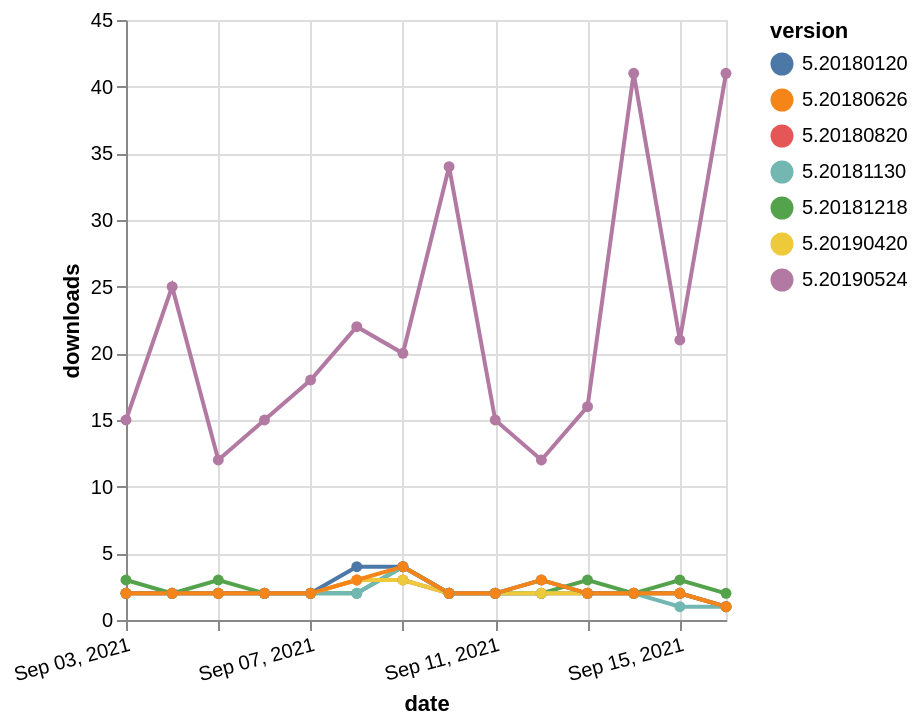

Write a Vega-Lite specification for this figure.
### Vega-Lite specification from a JSON file in a GitHub repository (floating-point values rounded to 4 significant figures)
{"$schema": "https://vega.github.io/schema/vega-lite/v5.json", "description": "A simple bar chart with embedded data.", "data": {"values": [{"date": "2021-09-03", "total": 6122, "delta": 2, "version": "5.20180820"}, {"date": "2021-09-04", "total": 6124, "delta": 2, "version": "5.20180820"}, {"date": "2021-09-05", "total": 6126, "delta": 2, "version": "5.20180820"}, {"date": "2021-09-06", "total": 6128, "delta": 2, "version": "5.20180820"}, {"date": "2021-09-07", "total": 6130, "delta": 2, "version": "5.20180820"}, {"date": "2021-09-08", "total": 6133, "delta": 3, "version": "5.20180820"}, {"date": "2021-09-09", "total": 6136, "delta": 3, "version": "5.20180820"}, {"date": "2021-09-10", "total": 6138, "delta": 2, "version": "5.20180820"}, {"date": "2021-09-11", "total": 6140, "delta": 2, "version": "5.20180820"}, {"date": "2021-09-12", "total": 6142, "delta": 2, "version": "5.20180820"}, {"date": "2021-09-13", "total": 6144, "delta": 2, "version": "5.20180820"}, {"date": "2021-09-14", "total": 6146, "delta": 2, "version": "5.20180820"}, {"date": "2021-09-15", "total": 6148, "delta": 2, "version": "5.20180820"}, {"date": "2021-09-16", "total": 6149, "delta": 1, "version": "5.20180820"}, {"date": "2021-09-03", "total": 7807, "delta": 3, "version": "5.20181218"}, {"date": "2021-09-04", "total": 7809, "delta": 2, "version": "5.20181218"}, {"date": "2021-09-05", "total": 7812, "delta": 3, "version": "5.20181218"}, {"date": "2021-09-06", "total": 7814, "delta": 2, "version": "5.20181218"}, {"date": "2021-09-07", "total": 7816, "delta": 2, "version": "5.20181218"}, {"date": "2021-09-08", "total": 7818, "delta": 2, "version": "5.20181218"}, {"date": "2021-09-09", "total": 7822, "delta": 4, "version": "5.20181218"}, {"date": "2021-09-10", "total": 7824, "delta": 2, "version": "5.20181218"}, {"date": "2021-09-11", "total": 7826, "delta": 2, "version": "5.20181218"}, {"date": "2021-09-12", "total": 7828, "delta": 2, "version": "5.20181218"}, {"date": "2021-09-13", "total": 7831, "delta": 3, "version": "5.20181218"}, {"date": "2021-09-14", "total": 7833, "delta": 2, "version": "5.20181218"}, {"date": "2021-09-15", "total": 7836, "delta": 3, "version": "5.20181218"}, {"date": "2021-09-16", "total": 7838, "delta": 2, "version": "5.20181218"}, {"date": "2021-09-03", "total": 40751, "delta": 15, "version": "5.20190524"}, {"date": "2021-09-04", "total": 40776, "delta": 25, "version": "5.20190524"}, {"date": "2021-09-05", "total": 40788, "delta": 12, "version": "5.20190524"}, {"date": "2021-09-06", "total": 40803, "delta": 15, "version": "5.20190524"}, {"date": "2021-09-07", "total": 40821, "delta": 18, "version": "5.20190524"}, {"date": "2021-09-08", "total": 40843, "delta": 22, "version": "5.20190524"}, {"date": "2021-09-09", "total": 40863, "delta": 20, "version": "5.20190524"}, {"date": "2021-09-10", "total": 40897, "delta": 34, "version": "5.20190524"}, {"date": "2021-09-11", "total": 40912, "delta": 15, "version": "5.20190524"}, {"date": "2021-09-12", "total": 40924, "delta": 12, "version": "5.20190524"}, {"date": "2021-09-13", "total": 40940, "delta": 16, "version": "5.20190524"}, {"date": "2021-09-14", "total": 40981, "delta": 41, "version": "5.20190524"}, {"date": "2021-09-15", "total": 41002, "delta": 21, "version": "5.20190524"}, {"date": "2021-09-16", "total": 41043, "delta": 41, "version": "5.20190524"}, {"date": "2021-09-03", "total": 2181, "delta": 2, "version": "5.20181130"}, {"date": "2021-09-04", "total": 2183, "delta": 2, "version": "5.20181130"}, {"date": "2021-09-05", "total": 2185, "delta": 2, "version": "5.20181130"}, {"date": "2021-09-06", "total": 2187, "delta": 2, "version": "5.20181130"}, {"date": "2021-09-07", "total": 2189, "delta": 2, "version": "5.20181130"}, {"date": "2021-09-08", "total": 2191, "delta": 2, "version": "5.20181130"}, {"date": "2021-09-09", "total": 2195, "delta": 4, "version": "5.20181130"}, {"date": "2021-09-10", "total": 2197, "delta": 2, "version": "5.20181130"}, {"date": "2021-09-11", "total": 2199, "delta": 2, "version": "5.20181130"}, {"date": "2021-09-12", "total": 2201, "delta": 2, "version": "5.20181130"}, {"date": "2021-09-13", "total": 2203, "delta": 2, "version": "5.20181130"}, {"date": "2021-09-14", "total": 2205, "delta": 2, "version": "5.20181130"}, {"date": "2021-09-15", "total": 2206, "delta": 1, "version": "5.20181130"}, {"date": "2021-09-16", "total": 2207, "delta": 1, "version": "5.20181130"}, {"date": "2021-09-03", "total": 2562, "delta": 2, "version": "5.20190420"}, {"date": "2021-09-04", "total": 2564, "delta": 2, "version": "5.20190420"}, {"date": "2021-09-05", "total": 2566, "delta": 2, "version": "5.20190420"}, {"date": "2021-09-06", "total": 2568, "delta": 2, "version": "5.20190420"}, {"date": "2021-09-07", "total": 2570, "delta": 2, "version": "5.20190420"}, {"date": "2021-09-08", "total": 2573, "delta": 3, "version": "5.20190420"}, {"date": "2021-09-09", "total": 2576, "delta": 3, "version": "5.20190420"}, {"date": "2021-09-10", "total": 2578, "delta": 2, "version": "5.20190420"}, {"date": "2021-09-11", "total": 2580, "delta": 2, "version": "5.20190420"}, {"date": "2021-09-12", "total": 2582, "delta": 2, "version": "5.20190420"}, {"date": "2021-09-13", "total": 2584, "delta": 2, "version": "5.20190420"}, {"date": "2021-09-14", "total": 2586, "delta": 2, "version": "5.20190420"}, {"date": "2021-09-15", "total": 2588, "delta": 2, "version": "5.20190420"}, {"date": "2021-09-16", "total": 2589, "delta": 1, "version": "5.20190420"}, {"date": "2021-09-03", "total": 3531, "delta": 2, "version": "5.20180120"}, {"date": "2021-09-04", "total": 3533, "delta": 2, "version": "5.20180120"}, {"date": "2021-09-05", "total": 3535, "delta": 2, "version": "5.20180120"}, {"date": "2021-09-06", "total": 3537, "delta": 2, "version": "5.20180120"}, {"date": "2021-09-07", "total": 3539, "delta": 2, "version": "5.20180120"}, {"date": "2021-09-08", "total": 3543, "delta": 4, "version": "5.20180120"}, {"date": "2021-09-09", "total": 3547, "delta": 4, "version": "5.20180120"}, {"date": "2021-09-10", "total": 3549, "delta": 2, "version": "5.20180120"}, {"date": "2021-09-11", "total": 3551, "delta": 2, "version": "5.20180120"}, {"date": "2021-09-12", "total": 3554, "delta": 3, "version": "5.20180120"}, {"date": "2021-09-13", "total": 3556, "delta": 2, "version": "5.20180120"}, {"date": "2021-09-14", "total": 3558, "delta": 2, "version": "5.20180120"}, {"date": "2021-09-15", "total": 3560, "delta": 2, "version": "5.20180120"}, {"date": "2021-09-16", "total": 3561, "delta": 1, "version": "5.20180120"}, {"date": "2021-09-03", "total": 2640, "delta": 2, "version": "5.20180626"}, {"date": "2021-09-04", "total": 2642, "delta": 2, "version": "5.20180626"}, {"date": "2021-09-05", "total": 2644, "delta": 2, "version": "5.20180626"}, {"date": "2021-09-06", "total": 2646, "delta": 2, "version": "5.20180626"}, {"date": "2021-09-07", "total": 2648, "delta": 2, "version": "5.20180626"}, {"date": "2021-09-08", "total": 2651, "delta": 3, "version": "5.20180626"}, {"date": "2021-09-09", "total": 2655, "delta": 4, "version": "5.20180626"}, {"date": "2021-09-10", "total": 2657, "delta": 2, "version": "5.20180626"}, {"date": "2021-09-11", "total": 2659, "delta": 2, "version": "5.20180626"}, {"date": "2021-09-12", "total": 2662, "delta": 3, "version": "5.20180626"}, {"date": "2021-09-13", "total": 2664, "delta": 2, "version": "5.20180626"}, {"date": "2021-09-14", "total": 2666, "delta": 2, "version": "5.20180626"}, {"date": "2021-09-15", "total": 2668, "delta": 2, "version": "5.20180626"}, {"date": "2021-09-16", "total": 2669, "delta": 1, "version": "5.20180626"}]}, "width": "container", "mark": {"type": "line", "point": {"filled": true}}, "encoding": {"x": {"field": "date", "type": "temporal", "timeUnit": "yearmonthdate", "title": "date", "axis": {"labelAngle": -15}}, "y": {"field": "delta", "type": "quantitative", "title": "downloads"}, "color": {"field": "version", "type": "nominal"}, "tooltip": {"field": "delta"}}}
